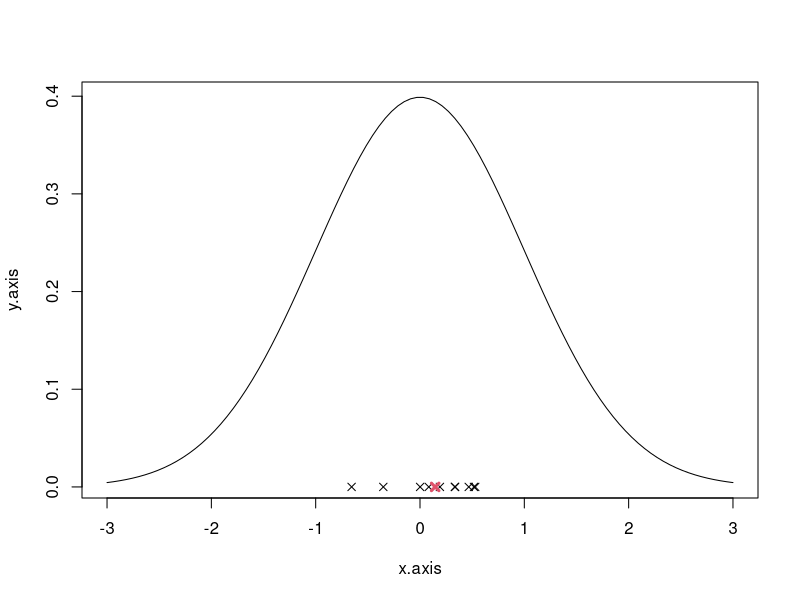
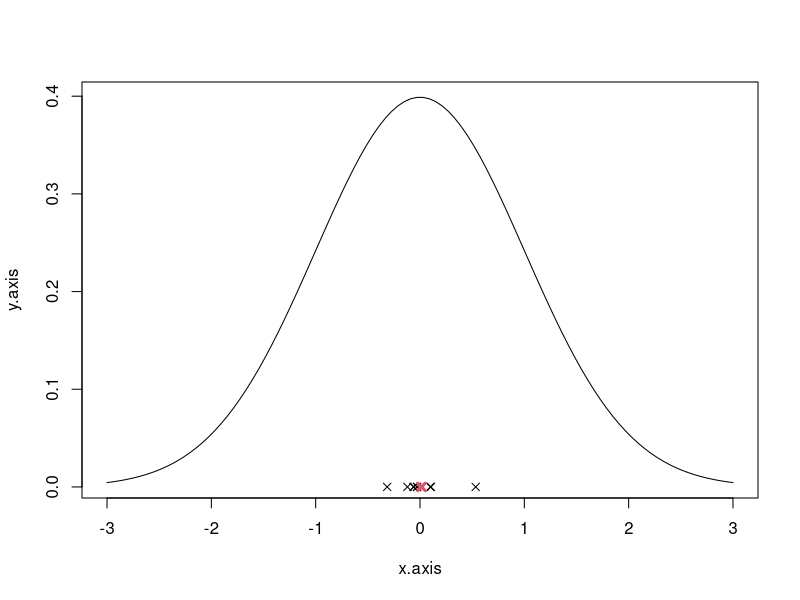
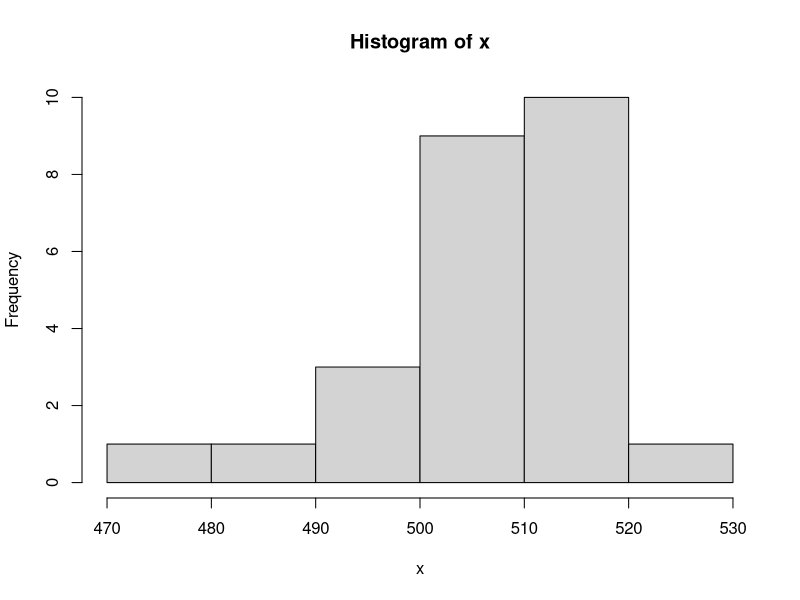
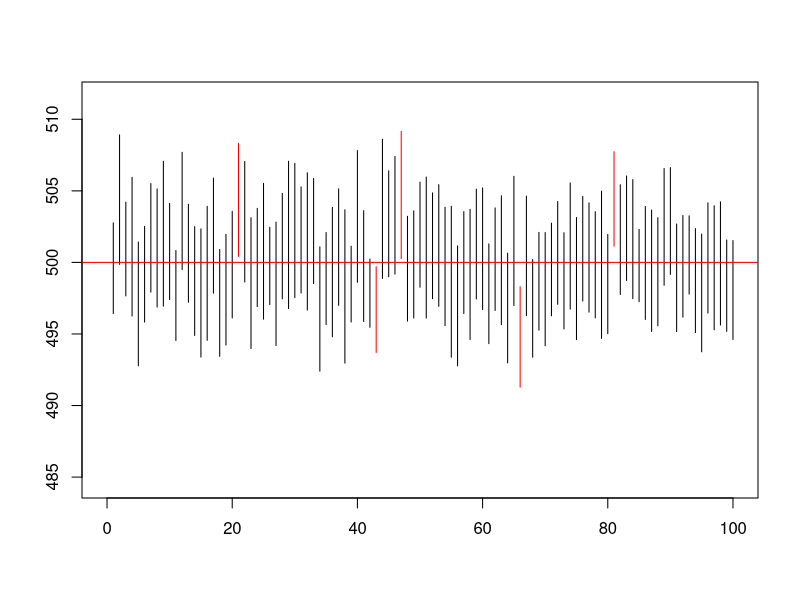

Reproduce these figures in R, in order.
## ---- chunk 1
fib<-c(0,1)
# in R the vectors are index starting from 1
for(j in 3:10){
  fib[j]<-fib[j-1]+fib[j-2]
}
print(fib)
## ---- chunk 2

# Sample creation
M<-rnorm(n = 5, mean=0, sd=1) #variable to store the samples
for(j in 1:9){
  M<-cbind(M,rnorm(n = 5, mean=0, sd=1))
}
# Otherwise you can create an empty matrix 5x10 
# and then use a for loop to fill  it
# M<-matrix(NA, ncol = 10, nrow = 5)
# for(j in 1:10){
#   M[,j]<-rnorm(n = 5, mean=0, sd=1)
# }

# Calculate the mean of each sample

M_col_mean<-c()
for(j in 1:10){
  M_col_mean[j]<-mean(M[,j])
}
# Otherwise using the apply function
# we apply the function mean over each column of the matrix M
#M_col_mean<-apply(M, 2, mean)

# Calculate the mean of the means
M_mean<-mean(M_col_mean)
M_col_mean
M_mean
## ---- chunk 3
x.axis = seq(-3, 3, length.out=100)
y.axis = dnorm(x.axis, mean=0, sd=1)
plot(x.axis, y.axis, type="l")
for(i in 1:10) {
  points(M_col_mean[i], y = 0, pch=4)
}
points(M_mean, y = 0, pch=4, col=2, lwd=3)
## ---- chunk 4
M<-rnorm(n = 25, mean=0, sd=1) #variable to store the samples
for(j in 1:9){
  M<-cbind(M,rnorm(n = 25, mean=0, sd=1))
}

# Calculate the mean of each sample
M_col_mean<-apply(M, 2, mean)

# Calculate the mean of the means
M_mean<-mean(M_col_mean)

# plot
x.axis = seq(-3, 3, length.out=100)
y.axis = dnorm(x.axis, mean=0, sd=1)
plot(x.axis, y.axis, type="l")
for(i in 1:10) {
  points(M_col_mean[i], y = 0, pch=4)
}
points(M_mean, y = 0, pch=4, col=2, lwd=3)
## ---- chunk 5
x<-read.table("./data/study3.csv",sep=";",header = TRUE)[[1]] # the values are separated by ; in the csv file
hist(x,breaks = 7)
## ---- chunk 6
N=25
alpha = 0.05
MEAN = mean(x)
s = sd(x)
SEM = s / sqrt(N) # standard error of the mean
Z = qnorm(1 - alpha / 2, 0, 1)# calculate the critical values
lower_bound<-MEAN - Z * SEM # Lower Bound
upper_bound<-MEAN + Z * SEM # Upper Bound
print(paste0('the confidence interval is [',round(lower_bound,2),',',round(upper_bound,2),']'))
## ---- chunk 7
# generate the data
M<-rnorm(n = 25, mean=500, sd=10) #variable to store the samples
for(j in 1:99){
  M<-cbind(M,rnorm(n = 25, mean=500, sd=10))
}

M_conf<-matrix(nrow=2,ncol=100)

for(j in 1:100){
  MEAN<-mean(M[,j])
  SEM<-sd(M[,j])/sqrt(25)
  z<-qnorm(1 - 0.05 / 2, 0, 1)
  M_conf[1,j]<-MEAN - Z * SEM # Lower Bound
  M_conf[2,j]<-MEAN + Z * SEM # Upper Bound
}

# percentage of interval that contains the true value for the mean
sum((M_conf[1,]<=500 & 500<=M_conf[2,]))/100

#EXTRA
# usage of if else statement to give the color to the segments
plot.new()
plot(1, type = "n", xlab = "", ylab = "",xlim = c(0, 100), ylim = c(min(M_conf[1,j])-10, max(M_conf[2,j])+10))
for(j in 1:100){
  segments(x0=j,y0=M_conf[1,j],x1=j,y1=M_conf[2,j],col=ifelse((M_conf[1,j]<=500 & 500<=M_conf[2,j]),'black','red'))
}
abline(h=500,col='red')
